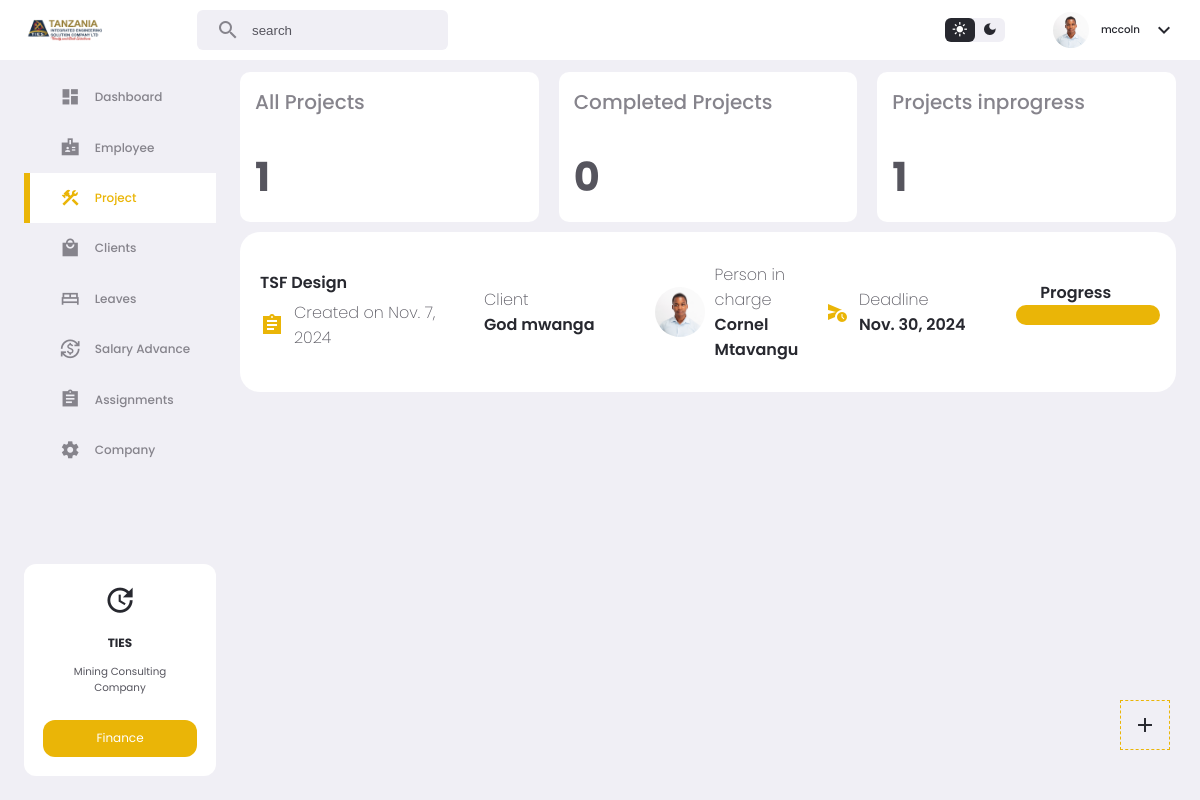
/project/ (signed in), run on the app's committed database.
### app/models.py (models this page shows, shortened)
class CustomUser(AbstractUser):
    email = models.EmailField(unique=True)
    phone = models.CharField(max_length=15, null=True,blank=True, default="null")
    image = models.ImageField(upload_to='media/', blank=True, null=True)
    middle_name = models.CharField(max_length=100, null=True, blank=True)
    gender = models.CharField(max_length=100, null=True, blank=True)
    birthDate = models.DateField(null=True, blank=True)
    nextKinName = models.CharField(max_length=100, null=True, blank=True)
    nextKinRelation = models.CharField(max_length=100, null=True, blank=True)
    nextKinAddress = models.CharField(max_length=100, null=True, blank=True)
    nextKinPhone = models.CharField(max_length=100, null=True, blank=True)
    nida = models.CharField(max_length=100, null=True, blank=True)
    homeAddress = models.CharField(max_length=100, null=True, blank=True)
    uniName = models.CharField(max_length=100, null=True, blank=True)
    uniLevel = models.CharField(max_length=100, null=True, blank=True)
    uniCourse = models.CharField(max_length=100, null=True, blank=True)
    startYear = models.CharField(max_length=100, null=True, blank=True)
    endYear = models.CharField(max_length=100, null=True, blank=True)
    role = models.CharField(max_length=50, null=True,blank=True, default="user")
    signedDate = models.DateField(null=True, blank=True)
    expireDate = models.DateField(null=True, blank=True)
    contractDuration = models.CharField(max_length=100, null=True, blank=True)
    remainDuration = models.CharField(max_length=100, null=True, blank=True)
    attachment = models.FileField(upload_to='attachments/', null=True, blank=True)

class Project(models.Model):
    title = models.CharField(max_length=200)
    client = models.ForeignKey(Clients,on_delete=models.CASCADE)
    location = models.CharField(max_length=100, null=True, blank=True)
    status = models.CharField(max_length=100, null=True, blank=True)
    performance = models.CharField(max_length=100, null=True, blank=True)
    startDate = models.DateField(null=True, blank=True)
    endDate = models.DateField(null=True, blank=True)
    issuedDate = models.DateTimeField(auto_now_add=True)
    person_in_charge = models.ForeignKey(CustomUser,on_delete=models.CASCADE)

class Clients(models.Model):
    clientName = models.CharField(max_length=200)
    address = models.CharField(max_length=1000, null=True, blank=True)
    representativeName = models.CharField(max_length=100, null=True, blank=True)
    representativeTitle = models.CharField(max_length=100, null=True, blank=True)
    email = models.CharField(max_length=100, null=True, blank=True)
    phone = models.CharField(max_length=100, null=True, blank=True)
    created_date = models.DateField(auto_now_add=True)

### app/views.py (the view)
# urls.py: path('project/', views.project, name='project'),
def project(request):
    projects = Project.objects.all()
    completed_project = Project.objects.filter(status="complete").count()
    uncompleted_project = Project.objects.exclude(status="complete").count()
    clients = Clients.objects.all()
    employee = CustomUser.objects.all()
    projects_with_performance = []
    for proj in projects:
        total_budget = ProjectBudget.objects.filter(project=proj).aggregate(total=Sum('amount'))['total'] or 0
        total_expense = ProjectExpense.objects.filter(project=proj).aggregate(total=Sum('amount'))['total'] or 0
        if total_budget == 0:
            performance = 0
        else:
            performance = (total_expense / total_budget) * 100
            performance = round(performance, 2)
        projects_with_performance.append({
            'project': proj,
            'performance': performance
        })
    context = {
        'projects_with_performance': projects_with_performance,
        'project_total': len(projects_with_performance),
        'clients': clients,
        'completed_project': completed_project,
        'uncompleted_project': uncompleted_project,
        'employee': employee,
    }
    return render(request, "app/project.html", context)

### app/templatetags/custom_filters.py (called while the page is built)
@register.filter(name='is_in_group')
def is_in_group(user, group_name):
    return user.groups.filter(name=group_name).exists()

### app/templates/app/project.html (shortened to what this page needs)
{% extends 'app/base2.html' %}
{% load static %}
{% block content %}
<section class="project">
    <div class="top">
        <div class="category">
            <h5>All Projects</h5>
            <h3>{{project_total}}</h3>
        </div>
        <div class="category">
            <h5>Completed Projects</h5>
            <h3>{{completed_project}}</h3>
        </div>
        <div class="category">
            <h5 class="header">Projects inprogress</h5>
            <h3>{{uncompleted_project}}</h3>
        </div>
    </div>
    <div class="proj">
        {% for x in projects_with_performance %}
        <div class="pro">
            <a href="{% url 'projectDetails' x.project.id %}">
                <div>
                    <h5>{{x.project.title}}</h5>
                    <div class="row">
                        <span class="material-icons-sharp">assignment</span>
                        <p>Created on {{x.project.startDate}}</p>
                    </div>
                </div>
                <div>
                    <p>Client</p>
                    <h5>{{x.project.client.clientName}}</h5>
                </div>
                <div id="row">
                    {% if x.project.person_in_charge.image %}
                    <img src="{{x.project.person_in_charge.image.url}}" alt="">
                    {% else %}
                    <img src="{% static 'app/images/profile-1.jpg' %}" alt="">
                    {% endif %}
                    <span>
                        <p>Person in charge</p>
                        <h5>
                            {{x.project.person_in_charge.first_name}}
                            {{x.project.person_in_charge.last_name}}
                        </h5>
                    </span>
                </div>
                <div id="row">
                    <span class="material-icons-sharp">schedule_send</span>
                    <span>
                        <p>Deadline</p>
                        <h5>{{x.project.endDate}}</h5>
                    </span>
                </div>
                <div>
                    <h5 style="text-align: center;">Progress</h5>
                    <div class="progress-container">
                        <div class="progress-bar" style=" width: {{x.performance}}%;">{{x.performance}}%</div>
                    </div>
                </div>
            </a>
        </div>
        {% endfor %}
    </div>
    <div class="add" id="openModalBasic">
        <span class="material-icons-sharp">add</span>
    </div>
</section>
{% endblock %}

### app/templates/app/base2.html (shortened to what this page needs)
{% load static %}
{% load custom_filters %}
<!DOCTYPE html>
<html lang="en">
<head>
      <link rel="stylesheet" href="{% static 'app/home2.css' %}">
        <link rel="stylesheet" href="https://cdnjs.cloudflare.com/ajax/libs/cleave.js/1.6.0/addons/cleave-phone.us.css" />
</head>
<body>
    <nav>
        <div class="container">
            <img src="{% static 'app/images/logo1.png' %}" class="logo" alt="">
            <div class="search-bar">
                <span class="material-icons-sharp">search</span>
                <input type="search" placeholder="search">
            </div>
            <div class="profile-area">
                <div class="theme-btn">
                    <span class="material-icons-sharp active">light_mode</span>
                    <span class="material-icons-sharp">dark_mode</span>
                </div>
                <div class="profile">
                    <div class="profile-photo">
                        {% if user.image %}
                        <img src="{{user.image.url}}" alt="">
                        {% else %}
                        <img src="{% static 'app/images/profile-1.jpg' %}" alt="">
                        {% endif %}
                    </div>
                    <h5>{{user.username}}</h5>
                    <span class="material-icons-sharp">expand_more</span>
                </div>
            </div>
        </div>
    </nav>
    <main>
        <aside>
            <div class="sidebar">
                <a href="{% url 'home' %}" class="{% if request.path == '/' %}active{% endif %}">
                    <span class="material-icons-sharp">dashboard</span>
                    <h4>Dashboard</h4>
                </a>
                {% if user|is_in_group:"directors" or user|is_in_group:"hr" %}
                <a href="{% url 'employees' %}" class="{% if request.path == '/employees/' %}active{% endif %}">
                    <span class="material-icons-sharp">badge</span>
                    <h4>Employee</h4>
                </a>
                {% else%}
                <a href="{% url 'user_details' %}" class="{% if request.path == '/employees/' %}active{% endif %}">
                    <span class="material-icons-sharp">badge</span>
                    <h4>Profile</h4>
                </a>
                {% endif %}
                {% if user|is_in_group:"finance" or user|is_in_group:"directors" or user|is_in_group:"hr" %}
                    <a href="{% url 'project' %}" class="{% if request.path == '/project/' %}active{% endif %}">
                        <span class="material-icons-sharp">construction</span>
                        <h4>Project</h4>
                    </a>
                    <a href="{% url 'clients' %}" class="{% if request.path == '/clients/' %}active{% endif %}">
                        <span class="material-icons-sharp">local_mall</span>
                        <h4>Clients</h4>
                    </a>
                {% endif %}
                <a href="{% url 'leaves' %}" class="{% if request.path == '/leaves/' %}active{% endif %}">
                    <span class="material-icons-sharp">bed</span>
                    <h4>Leaves</h4>
                </a>
                <a href="{% url 'salaryAdvance' %}" class="{% if request.path == '/salaryAdvance/' %}active{% endif %}">
                    <span class="material-icons-sharp">currency_exchange</span>
                    <h4>Salary Advance</h4>
                </a>
                <a href="{% url 'assignment' %}" class="{% if request.path == '/assignment/' %}active{% endif %}">
                    <span class="material-icons-sharp">assignment</span>
                    <h4>Assignments</h4>
                </a>
                <a href="{% url 'company' %}" class="{% if request.path == '/company/' %}active{% endif %}">
                    <span class="material-icons-sharp">settings</span>
                    <h4>Company</h4>
                </a>
            </div>
            <div class="updates">
                <span class="material-icons-sharp">update</span>
                <h4>TIES</h4>
                <p>Mining Consulting</p>
                <p>Company</p>
                <a href="{% url 'overview' %}">Finance</a>
            </div>
        </aside>
        {% block content %}
        {% endblock %}
    </main>
</body>
</html>

### app/static/app/home2.css (style rules this page uses)
:root { --color-white: #ffffff; --color-light: #f0eff5; --color-gray-light: #86848c; --color-gray-dark: #56555e; --color-dark: #27282f; --color-primary: rgb(234,181,7); --color-success: rgb(34,202,75); --color-danger: rgb(255,67,54); --color-warning: rgb(71, 7, 234); --color-purple: rgb(160,99,245); --color-primary-light: rgba(71,7,234,0.2); --color-success-light: rgba(34,202,75,0.2); --color-danger-light: rgba(255,67,54,0.2); --color-purple-light: rgba(160,99,245,0.2); --color-warning-light: rgba(234,181,7,0.2); --color-white-light: rgba(255, 255, 255, 0.6); --company-color-1: #1a3048; --company-color-2: #9f893c; --company-color-3: #ffbf00; --card-padding: 1.6rem; --padding-1: 1rem; --padding-2: 8px; --card-border-radius: 1.6rem; --border-radius-1: 1rem; --border-radius-2: 6px; }
* { margin: 0; padding: 0; outline: 0; border: 0; appearance: none; text-decoration: none; list-style: none; box-sizing: border-box; }
html { font-size: 12px; }
body { background: var(--color-light); font-family: poppins, sans-serif; min-height: 100vh; color: var(--color-dark); }
img { width: 100%; }
h3 { font-size: 1.2rem; }
h4 { font-size: 1rem; }
h5 { font-size: 0.86rem; font-weight: 500; }
p { font-size: 0.86rem; color: var(--color-gray-dark); }
nav { width: 100%; background: var(--color-white); padding: 1rem 0; }
nav .container { display: flex; justify-content: space-between; align-items: center; position: relative; width: 96%; margin: 0 auto; }
nav img.logo { width: 7rem; }
nav .search-bar { background: var(--color-light ); padding: var(--padding-2) var(--card-padding); width: 32vm; border-radius: var(--border-radius-2); display: flex; align-items: center; gap: 1rem; color: var(--color-gray-light); position: absolute; left: 15%; }
nav .search-bar input[type="search"] { color: var(--color-dark); background: transparent; width: 100%; }
nav .search-bar input[type="search"]::placeholder { color: var(--color-gray-dark); }
nav .profile-area { display: flex; align-items: center; justify-content: space-between; gap: 4rem; }
nav .profile-area .theme-btn { display: flex; background: var(--color-light); width: 5rem; height: 2rem; border-radius: var(--border-radius-2); cursor: pointer; }
nav .profile-area .theme-btn span { width: 50%; height: 100%; display: flex; align-items: center; justify-content: center; font-size: 1.3rem; }
nav .profile-area .theme-btn .active { background: var(--color-dark); border-radius: var(--border-radius-2); color: var(--color-white); }
nav .profile-area .profile { display: flex; gap: 1rem; align-items: center; }
nav .profile-area .profile-photo { display: block; width: 3rem; height: 3rem; border-radius: 50%; overflow: hidden; }
main { display: grid; grid-template-columns: 16rem auto; gap: 2rem; width: 96%; margin: 1rem auto 4rem; }
main aside { display: flex; flex-direction: column; justify-content: space-between; height: 88vh; }
main aside .sidebar a { display: flex; align-items: center; gap: 1.2rem; height: 4.2rem; color: var(--color-gray-light); position: relative; }
main aside .sidebar a span { font-size: 1.7rem; margin-left: 3rem; transition: all 300ms ease; }
main aside .sidebar a.active { background: var(--color-white); color: var(--color-primary); }
main aside .sidebar a.active:before { content: ""; width: 6px; height: 100%; position: absolute; background: var(--color-primary); }
main aside .sidebar h4 { font-weight: 500; }
main aside .updates { background: var(--color-white); border-radius: var(--border-radius-1); text-align: center; padding: var(--card-padding); }
main aside .updates span { font-size: 2.8rem; }
main aside .updates h4 { margin: 1rem 0; }
main aside .updates a { display: block; width: 100%; background: var(--color-primary); color: var(--color-white); border-radius: var(--border-radius-1); padding: 0.8rem 0; margin-top: 2rem; transition: all 300ms ease; }

### data on the page
CustomUser: image (picture), username "mccoln"
Project: project "TSF Design", project.startDate "Nov. 7, 2024", project.client.clientName "God mwanga", project.person_in_charge.image (picture), project.person_in_charge.first_name "Cornel", project.person_in_charge.last_name "Mtavangu", project.endDate "Nov. 30, 2024", {{ x.performance }} 550.0 (drawn)

### other printed values
{{ project_total }} "1"
{{ completed_project }} "0"
{{ uncompleted_project }} "1"
